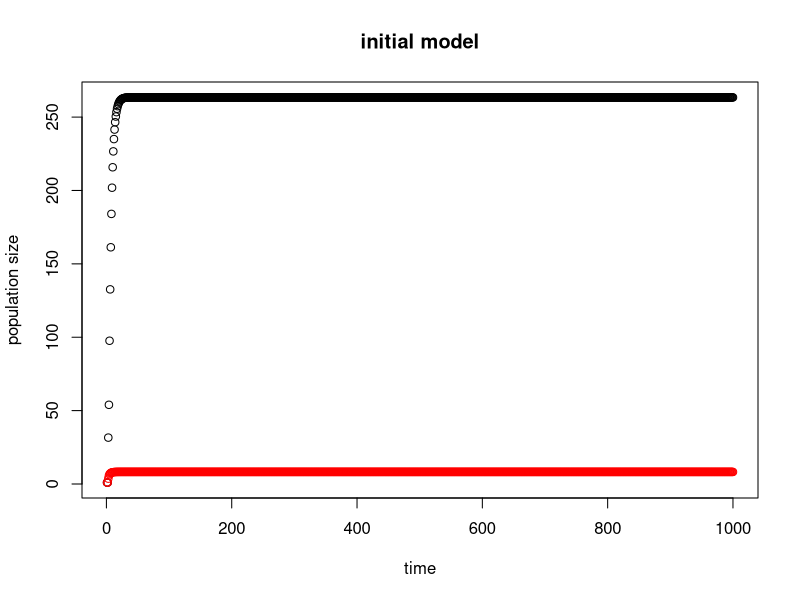
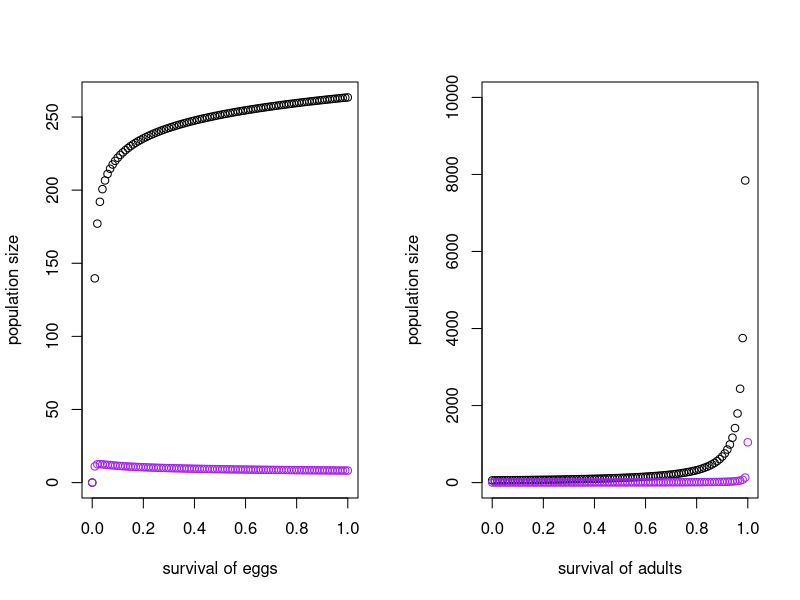

Write R code to recreate these figures, in order.
## ---- chunk 1
library(xtable)
header <- c("Variable","pond","prairie")
dd <- c("density dependent scaling factor",0.0059059, 0.007007007)
gamma <- c("gamma", 1.20, 0.94)

df <- rbind(dd, gamma)
colnames(df) <- header

print(xtable(df, comment=FALSE,caption="Results from Possible Data Model"), comment=FALSE, caption.placement="top")

## ---- chunk 2
phi = 5000
se = .6
sm = .2
sj = .2
sa = .75
stmax = .8
p = .5
d = .0007007007
gamma = .94
tmax = 200


NGr <- matrix(nrow=2,ncol=tmax)
NGr[,1] <- 1


for(t in 2:tmax){
tt = NGr[2,t-1] * p * phi * se
st = (stmax)/((1+d*tt)^gamma)
ft = p * phi * se * st * sm
mat <- matrix(c(0,sj,ft,sa),ncol=2, nrow=2)
newN <- mat %*% NGr[,t-1]
NGr[,t] <- newN
}


####

## Sensativity

####


phi = 5000
se = .6
sm = .2
sj = .2
sa = seq(0,1,by=.01)
stmax = .8
p = .5
d = .0007007007
gamma = .94
tmax = 1000

mat <- matrix(c(0,sj,ft,sa),ncol=2, nrow=2)

NGr <- matrix(nrow=2,ncol=tmax)
NGr[,1] <- 1

savadGr <- matrix(ncol=2, nrow=length(sa))
savadGr[,1] <- sa

for(i in 1:length(sa)){
	for(t in 2:tmax){
		tt = NGr[2,t-1] * p * phi * se
		st = (stmax)/((1+d*tt)^gamma)
		ft = p * phi * se * st * sm
		mat <- matrix(c(0,sj,ft,sa[i]),ncol=2, nrow=2)
		newN <- mat %*% NGr[,t-1]
		NGr[,t] <- newN
	}
savadGr[i,2] <- newN[2,]
}




###

## egg survival

###


phi = 5000
se = seq(0,1,by=.01)
sm = .2
sj = .2
sa = .75
stmax = .8
p = .5
d = .0007007007
gamma = .94
tmax = 1000

mat <- matrix(c(0,sj,ft,sa),ncol=2, nrow=2)

NGr <- matrix(nrow=2,ncol=tmax)
NGr[,1] <- 1

saveggGr <- matrix(ncol=2, nrow=length(se))
saveggGr[,1] <- se

for(i in 1:length(se)){
	for(t in 2:tmax){
		tt = NGr[2,t-1] * p * phi * se[i]
		st = (stmax)/((1+d*tt)^gamma)
		ft = p * phi * se[i] * st * sm
		mat <- matrix(c(0,sj,ft,sa),ncol=2, nrow=2)
		newN <- mat %*% NGr[,t-1]
		NGr[,t] <- newN
	}
saveggGr[i,2] <- newN[2,]
}




## ---- chunk 3
phi = 5000
se = .6
sm = .2
sj = .2
sa = .75
stmax = .8
p = .5
d = .0059059
gamma = 1.20
tmax = 200


NPo <- matrix(nrow=2,ncol=tmax)
NPo[,1] <- 1


for(t in 2:tmax){
tt = NPo[2,t-1] * p * phi * se
st = (stmax)/((1+d*tt)^gamma)
ft = p * phi * se * st * sm
mat <- matrix(c(0,sj,ft,sa),ncol=2, nrow=2)
newN <- mat %*% NPo[,t-1]
NPo[,t] <- newN
}


####

## Sensativity

####


phi = 5000
se = .6
sm = .2
sj = .2
sa = seq(0,1,by=.01)
stmax = .8
p = .5
d = .0059059
gamma = 1.20
tmax = 1000

mat <- matrix(c(0,sj,ft,sa),ncol=2, nrow=2)

NPo <- matrix(nrow=2,ncol=tmax)
NPo[,1] <- 1

savadPo <- matrix(ncol=2, nrow=length(sa))
savadPo[,1] <- sa

for(i in 1:length(sa)){
  for(t in 2:tmax){
		tt = NPo[2,t-1] * p * phi * se
		st = (stmax)/((1+d*tt)^gamma)
		ft = p * phi * se * st * sm
		mat <- matrix(c(0,sj,ft,sa[i]),ncol=2, nrow=2)
		newN <- mat %*% NPo[,t-1]
		NPo[,t] <- newN
	}
savadPo[i,2] <- newN[2,]
}




###

## egg survival

###


phi = 5000
se = seq(0,1,by=.01)
sm = .2
sj = .2
sa = .75
stmax = .8
p = .5
d = .0059059
gamma = 1.20
tmax = 1000

mat <- matrix(c(0,sj,ft,sa),ncol=2, nrow=2)

NPo <- matrix(nrow=2,ncol=tmax)
NPo[,1] <- 1

saveggPo <- matrix(ncol=2, nrow=length(se))
saveggPo[,1] <- se

for(i in 1:length(se)){
	for(t in 2:tmax){
		tt = NPo[2,t-1] * p * phi * se[i]
		st = (stmax)/((1+d*tt)^gamma)
		ft = p * phi * se[i] * st * sm
		mat <- matrix(c(0,sj,ft,sa),ncol=2, nrow=2)
		newN <- mat %*% NPo[,t-1]
		NPo[,t] <- newN
	}
saveggPo[i,2] <- newN[2,]
}





## ---- chunk 4
plot(seq(1:tmax), NGr[2,], main="initial model", xlab="time", ylab="population size", col="black")
points(seq(1:tmax),NPo[2,], col="red")
## ---- chunk 5
par(mfrow=c(1,2))
plot(saveggGr,  xlab="survival of eggs", ylab="population size")
points(saveggPo, col="purple")
plot(savadGr,  xlab="survival of adults", ylab="population size", ylim=c(0,10000))
points(savadPo, col="purple")
